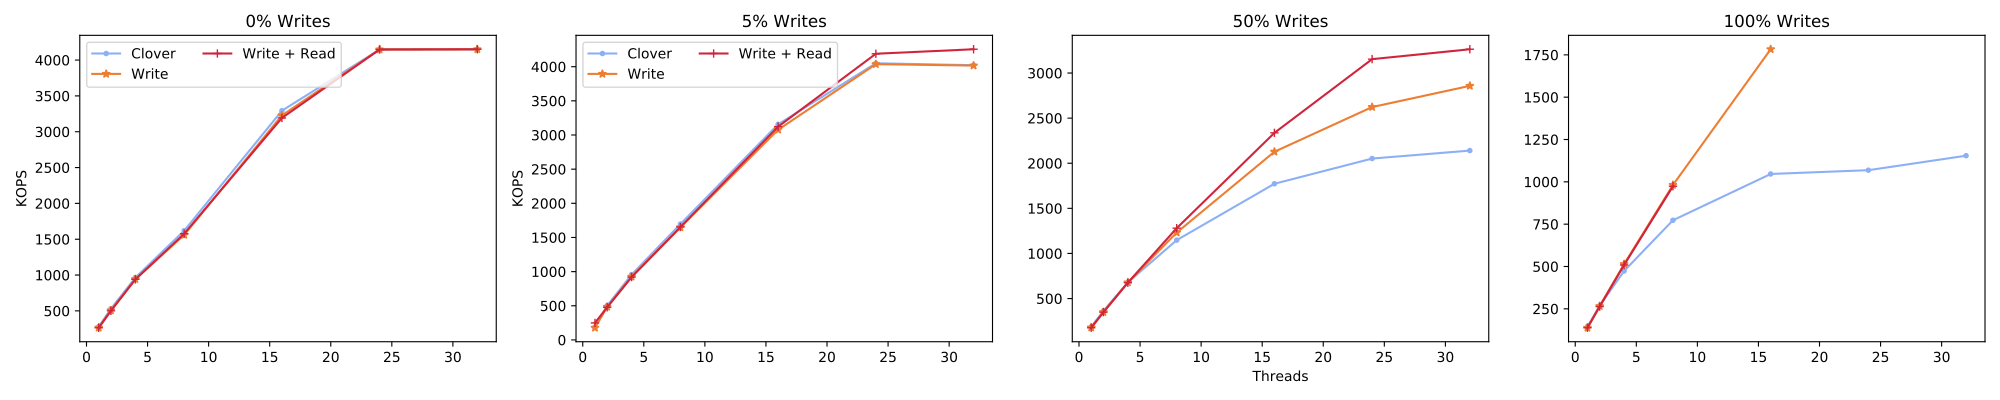

Write the Python code that produced this figure.
import matplotlib
import matplotlib.pyplot as plt
from statistics import mean
import numpy as np

fig, (ax1, ax2, ax3, ax4) = plt.subplots(1,4, figsize=(20,4))
#labels =  ['2', '4', '8', '16', '32', '48', '64']
labels =  [1,2,4,8,16,24,32]

cns_label='CAS -> Write'
qp_mapping_label='QP mapping'
read_write_steering_label='Write + Read'
write_steering_label='Write'
default_clover_label='Clover'

cns_marker='x'
qp_mapping_marker='s'
read_write_steering_marker='+'
write_steering_marker="*"
default_clover_marker='.'

cns_color='#00702eff'                     #indigo
qp_mapping_color='#9470b9ff'              #ruby
read_write_steering_color='#cf243cff'     #alice
write_steering_color='#ed7d31ff'          #kelly
default_clover_color='#8caff6ff'          #Coral 


def div_thousand (list):
    return [val /1000.0 for val in list]

def static_plot_attributes(ax,read_write_steering,write_steering, clover_with_buffering):
    #convert to KOPS/s 
    read_write_steering=div_thousand(read_write_steering)
    write_steering=div_thousand(write_steering)
    clover_with_buffering=div_thousand(clover_with_buffering)

    #plot
    ax.plot(labels[:len(clover_with_buffering)],clover_with_buffering,label=default_clover_label,marker=default_clover_marker, color=default_clover_color)
    ax.plot(labels[:len(write_steering)],write_steering,label=write_steering_label,marker=write_steering_marker,color=write_steering_color)
    ax.plot(labels[:len(read_write_steering)],read_write_steering,label=read_write_steering_label, marker=read_write_steering_marker, color=read_write_steering_color)


figure_name='hero'

#[186907,362862,678406,1135524,1753723,2058595,2138879]


####################### YCSB C
read_write_steering_C=[263773.500000,500941.000000,940054.500000,1577086.500000,3192490.000000,4147898.500000,4150532.250000]
write_steering_C=[264792,506349,942163,1559834,3228172,4147783,4150481,]
clover_with_buffering_C=[280203,529865,963919,1619481,3293370,4147754,4150900]
static_plot_attributes(ax1,read_write_steering_C,write_steering_C,clover_with_buffering_C)
ax1.set_title('0% Writes')
ax1.set_ylabel('KOPS')
ax1.legend(loc='upper left', ncol=2)
#ax1.set_ylim(top=350)


####################### YCSB B
read_write_steering_B=[249726.500000,478003.500000,920228.500000,1653355.000000,3122626.500000,4189691.500000,4255242.500000]
write_steering_B=[177638,484289,925218,1648351,3077692,4036921,4016480,]
clover_with_buffering_B=[186907,502152,956731,1696762,3157133,4050294,4021827]
static_plot_attributes(ax2,read_write_steering_B,write_steering_B,clover_with_buffering_B)
ax2.set_title('5% Writes')
ax2.set_ylabel('KOPS')
ax2.legend(loc='upper left', ncol=2)
#ax1.set_ylim(top=350)


####################### YCSB A
read_write_steering_A=[175829.000000,348741.000000,675890.000000,1280155.000000,2336774.000000,3154041.000000,3263446.500000]
write_steering_A=[178300.593750,349755.000000,677746.562500,1231525.625000,2127434.500000,2622872.000000,2858032.000000]
clover_with_buffering_A=[187475.796875,363553.093750,679143.000000,1147633.500000,1772697.625000,2052135.500000,2140299.000000]
ax3.set_title('50% Writes')
ax3.set_xlabel('Threads')
static_plot_attributes(ax3,read_write_steering_A,write_steering_A,clover_with_buffering_A)

####################### Write Only
read_write_steering_W=[137878,263420.500000,508887.500000,973879.500000,]
write_steering_W=[137878,266046,514048,981434,1783051,]
clover_with_buffering_W=[144640,268338,473576,773097,1046435,1068856,1154510,]
static_plot_attributes(ax4,read_write_steering_W,write_steering_W,clover_with_buffering_W)
ax4.set_title('100% Writes')

plt.tight_layout()
#ax1.tight_layout()
plt.savefig(figure_name+'.pdf')
plt.savefig(figure_name+'.png')
#plt.show()
